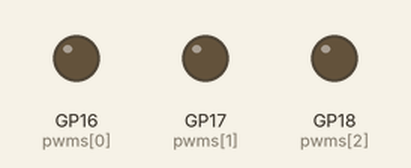
This program was run on a simulated Raspberry Pi Pico running MicroPython. Parts: output pins drawn as LEDs (lit = HIGH).

Above: at 0.94 s.
At 3.33 s:
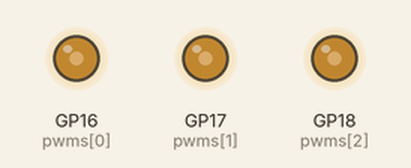
Timing chart, 0 to 3.2 s (numbered marks = the images above):
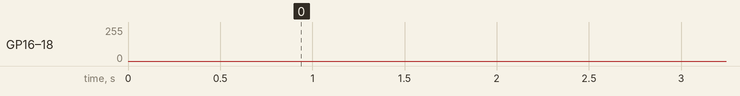

The program:

TwoColors.py
```python
#Jose Jaime Ojeda Rodrigueznb
import time
from machine import Pin, PWM

pwm_pins = [16, 17, 18]  # set PWM pins
pwms = [PWM(Pin(pwm_pin)) for pwm_pin in pwm_pins]  # PWM array
[pwm.freq(1000) for pwm in pwms]  # set PWM frequencies

step_val = 64  # step value for 16-bit breathing
range_0 = [ii for ii in range(0, 2 ** 16, step_val)]  # brightening
range_1 = [ii for ii in range(2 ** 16, -step_val, -step_val)]  # dimming

while True:  # loop indefinitely
    # Looping through red, blue, green breathing
    for pwm in pwms:
        for ii in range_0 + range_1:
            pwm.duty_u16(ii)  # set duty cycle out of 16-bits
            time.sleep(0.0001)  # sleep 0.1ms between PWM change (faster)
    # White pixel breathing (all three LEDs)
    for ii in range_0 + range_1:
        for pwm in pwms:
            pwm.duty_u16(ii)  # set duty cycle
        time.sleep(0.0001)  # wait 0.1ms
```
